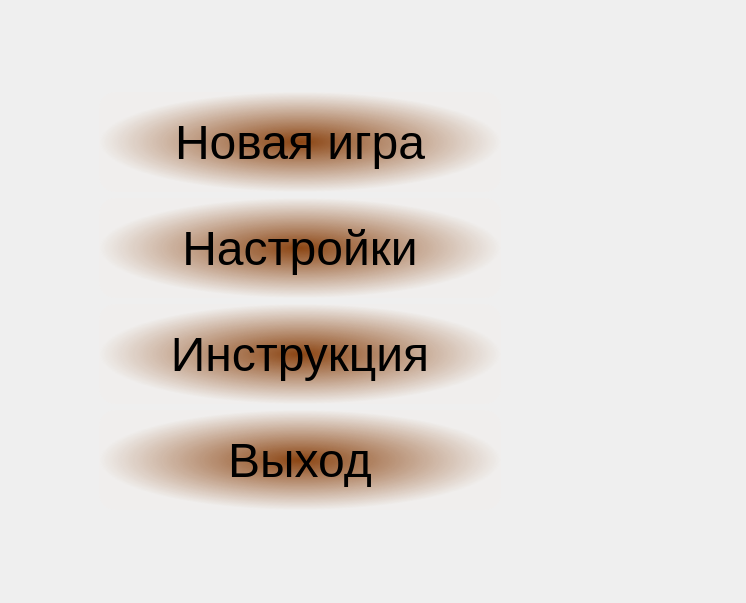
<?xml version="1.0" encoding="UTF-8"?>
<ui version="4.0">
 <class>MainMenu</class>
 <widget class="QMainWindow" name="MainMenu">
  <property name="geometry">
   <rect>
    <x>0</x>
    <y>0</y>
    <width>746</width>
    <height>603</height>
   </rect>
  </property>
  <property name="windowTitle">
   <string>Menu</string>
  </property>
  <property name="styleSheet">
   <string notr="true"/>
  </property>
  <widget class="QWidget" name="centralwidget">
   <property name="maximumSize">
    <size>
     <width>600</width>
     <height>700</height>
    </size>
   </property>
   <property name="styleSheet">
    <string notr="true">QWidget{
	background-image: url(:/img/mainmenu.jpg);
}</string>
   </property>
   <layout class="QGridLayout" name="gridLayout">
    <item row="4" column="1">
     <widget class="QPushButton" name="phbExit">
      <property name="minimumSize">
       <size>
        <width>0</width>
        <height>100</height>
       </size>
      </property>
      <property name="font">
       <font>
        <pointsize>36</pointsize>
       </font>
      </property>
      <property name="styleSheet">
       <string notr="true">QPushButton {
     border-radius: 16px;
 	background: qradialgradient(cx:0.5, cy:0.5, radius: 0.5, fx:0.5, fy:0.5, stop:0 rgba(139,69,19,1), stop:1 rgba(255,218,185,0.05));
	color: black;
 }
 QPushButton:hover {
	background: qradialgradient(cx:0.5, cy:0.5, radius: 0.7, fx:0.5, fy:0.5, stop:0 rgba(139,69,19,1), stop:1 rgba(255,218,185,0.1));
  }</string>
      </property>
      <property name="text">
       <string>Выход</string>
      </property>
     </widget>
    </item>
    <item row="2" column="0">
     <spacer name="hSpacer1">
      <property name="orientation">
       <enum>Qt::Horizontal</enum>
      </property>
      <property name="sizeType">
       <enum>QSizePolicy::Maximum</enum>
      </property>
      <property name="sizeHint" stdset="0">
       <size>
        <width>90</width>
        <height>20</height>
       </size>
      </property>
     </spacer>
    </item>
    <item row="0" column="1">
     <spacer name="vSpacer1">
      <property name="orientation">
       <enum>Qt::Vertical</enum>
      </property>
      <property name="sizeType">
       <enum>QSizePolicy::Maximum</enum>
      </property>
      <property name="sizeHint" stdset="0">
       <size>
        <width>20</width>
        <height>120</height>
       </size>
      </property>
     </spacer>
    </item>
    <item row="2" column="2">
     <spacer name="hSpacer2">
      <property name="orientation">
       <enum>Qt::Horizontal</enum>
      </property>
      <property name="sizeType">
       <enum>QSizePolicy::Maximum</enum>
      </property>
      <property name="sizeHint" stdset="0">
       <size>
        <width>90</width>
        <height>20</height>
       </size>
      </property>
     </spacer>
    </item>
    <item row="3" column="1">
     <widget class="QPushButton" name="phbHelp">
      <property name="minimumSize">
       <size>
        <width>0</width>
        <height>100</height>
       </size>
      </property>
      <property name="font">
       <font>
        <pointsize>36</pointsize>
       </font>
      </property>
      <property name="styleSheet">
       <string notr="true">QPushButton {
     border-radius: 16px;
 	background: qradialgradient(cx:0.5, cy:0.5, radius: 0.5, fx:0.5, fy:0.5, stop:0 rgba(139,69,19,1), stop:1 rgba(255,218,185,0.05));
	color: black;
 }
 QPushButton:hover {
	background: qradialgradient(cx:0.5, cy:0.5, radius: 0.7, fx:0.5, fy:0.5, stop:0 rgba(139,69,19,1), stop:1 rgba(255,218,185,0.1));
  }</string>
      </property>
      <property name="text">
       <string>Инструкция</string>
      </property>
     </widget>
    </item>
    <item row="2" column="1">
     <widget class="QPushButton" name="phbSettings">
      <property name="minimumSize">
       <size>
        <width>0</width>
        <height>100</height>
       </size>
      </property>
      <property name="font">
       <font>
        <pointsize>36</pointsize>
       </font>
      </property>
      <property name="styleSheet">
       <string notr="true">QPushButton {
     border-radius: 16px;
 	background: qradialgradient(cx:0.5, cy:0.5, radius: 0.5, fx:0.5, fy:0.5, stop:0 rgba(139,69,19,1), stop:1 rgba(255,218,185,0.05));
	color: black;
 }
 QPushButton:hover {
	background: qradialgradient(cx:0.5, cy:0.5, radius: 0.7, fx:0.5, fy:0.5, stop:0 rgba(139,69,19,1), stop:1 rgba(255,218,185,0.1));
  }</string>
      </property>
      <property name="text">
       <string>Настройки</string>
      </property>
     </widget>
    </item>
    <item row="1" column="1">
     <widget class="QPushButton" name="phbGame">
      <property name="minimumSize">
       <size>
        <width>0</width>
        <height>100</height>
       </size>
      </property>
      <property name="font">
       <font>
        <pointsize>36</pointsize>
       </font>
      </property>
      <property name="styleSheet">
       <string notr="true">QPushButton {
     border-radius: 16px;
 	background: qradialgradient(cx:0.5, cy:0.5, radius: 0.5, fx:0.5, fy:0.5, stop:0 rgba(139,69,19,1), stop:1 rgba(255,218,185,0.05));
	color: black;
 }
 QPushButton:hover {
	background: qradialgradient(cx:0.5, cy:0.5, radius: 0.7, fx:0.5, fy:0.5, stop:0 rgba(139,69,19,1), stop:1 rgba(255,218,185,0.1));
  }</string>
      </property>
      <property name="text">
       <string>Новая игра</string>
      </property>
     </widget>
    </item>
    <item row="5" column="1">
     <spacer name="vSpacer2">
      <property name="orientation">
       <enum>Qt::Vertical</enum>
      </property>
      <property name="sizeType">
       <enum>QSizePolicy::Maximum</enum>
      </property>
      <property name="sizeHint" stdset="0">
       <size>
        <width>20</width>
        <height>120</height>
       </size>
      </property>
     </spacer>
    </item>
   </layout>
  </widget>
 </widget>
 <resources/>
 <connections/>
</ui>
